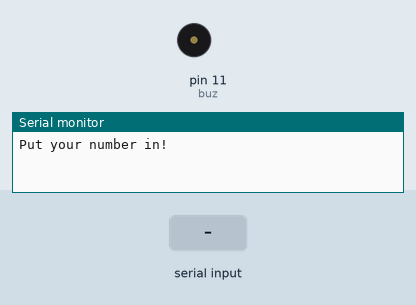
Recording of a sketch running on a simulated Arduino Uno, built with avr-gcc and run on an emulated ATmega328P. Parts: buzzer (waves = sounding, pin HIGH), the last lines printed to the serial monitor. The test bench sets the inputs (shaded band).

Above: at 1.2 s.
1.3 s: "90,45\n" received over Serial
At 2.1 s:
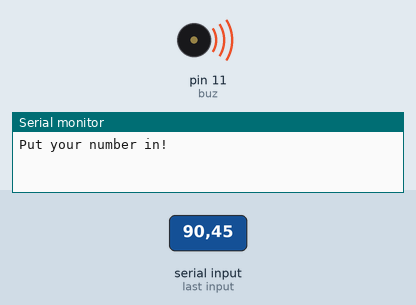
4.3 s: "30,150\n" received over Serial
At 7.4 s:
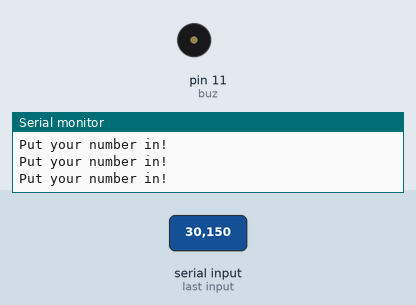
Timing chart, 0 to 8.9 s (numbered marks = the images above; inputs shaded):
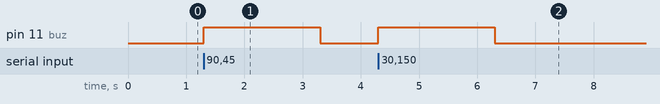

Measured:
- after the input at 1.3 s, pin 11 (buz): LOW → HIGH at once, → LOW 2.0 s later
- after the input at 4.3 s, pin 11 (buz): LOW → HIGH at once, → LOW 2.0 s later

The sketch:

buzzer.ino
```cpp
int myn;
int buz=11;
int a=1000;
String msg="Put your number in!";
void setup() {
  Serial.begin(9600);
  pinMode(buz,OUTPUT);
}

void loop() {
Serial.println(msg);
while (Serial.available()==0){

}
myn=Serial.parseInt();
if (myn>10){
  digitalWrite(buz,HIGH);
  delay(a);
  digitalWrite(buz,LOW);
}
}
```
